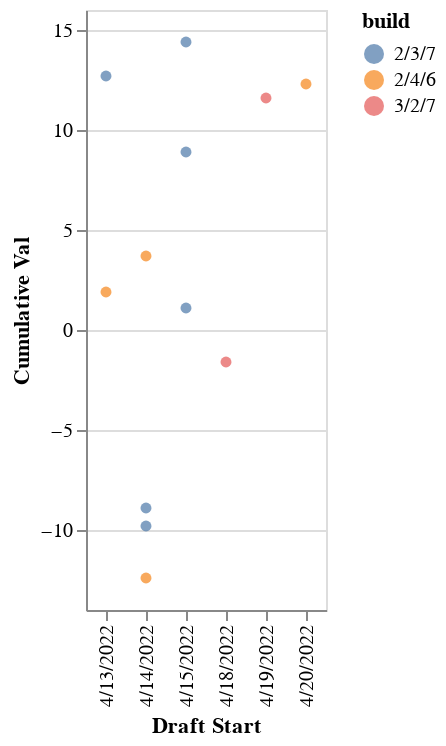

The notebook cell saved with this chart:
### Markdown cell above
#### To use while drafting

### Code cell
#Use of build and player search functions
players_to_search = ['Zach Wilson', 'Garrett Wilson']
build = builds_with_players(players_to_search)

### Figure 1 — Vega-Lite specification as saved in the notebook (floating-point values rounded to 4 significant figures)
{"config": {"view": {"continuousWidth": 400, "continuousHeight": 300}}, "data": {"name": "data-11343303ab83570cb12f01aec4d2d75f"}, "mark": {"type": "circle", "size": 30}, "encoding": {"color": {"field": "build", "type": "nominal"}, "tooltip": [{"field": "Draft Start", "type": "nominal"}, {"field": "Team", "type": "quantitative"}, {"field": "build", "type": "nominal"}, {"field": "Cumulative Val", "type": "quantitative"}], "x": {"field": "Draft Start", "type": "nominal"}, "y": {"field": "Cumulative Val", "type": "quantitative"}}, "selection": {"selector015": {"type": "interval", "bind": "scales", "encodings": ["x", "y"]}}, "$schema": "https://vega.github.io/schema/vega-lite/v4.17.0.json", "datasets": {"data-11343303ab83570cb12f01aec4d2d75f": [{"Team": 5.0, "Draft Start": "4/13/2022", "Cumulative Val": 1.9, "build": "2/4/6", "Players": "Javonte Williams, Jaylen Waddle, Zach Wilson, Mac Jones, Garrett Wilson, Rondale Moore, Chris Olave, Nico Collins, Jahan Dotson, Isaiah Spiller, Rachaad White, Trey Sermon"}, {"Team": 15.0, "Draft Start": "4/13/2022", "Cumulative Val": 12.7, "build": "2/3/7", "Players": "Javonte Williams, Jaylen Waddle, Zach Wilson, Travis Etienne, Garrett Wilson, Davis Mills, Rondale Moore, Skyy Moore, Nico Collins, Khalil Herbert, Christian Watson, Amari Rodgers"}, {"Team": 20.0, "Draft Start": "4/14/2022", "Cumulative Val": 3.7, "build": "2/4/6", "Players": "Jamar Chase, Trevor Lawrence, Zach Wilson, Devonta Smith, Garrett Wilson, Michael Carter, Rondale Moore, George Pickens, Nico Collins, Brian Robinson Jr., Kenneth Gainwell, Trey Sermon"}, {"Team": 23.0, "Draft Start": "4/14/2022", "Cumulative Val": -9.8, "build": "2/3/7", "Players": "Jamar Chase, Breece Hall, Zach Wilson, Garrett Wilson, Drake London, Treylon Burks, Rashod Bateman, George Pickens, Jahan Dotson, Kenneth Gainwell, Trey Sermon, Matt Corral"}, {"Team": 27.0, "Draft Start": "4/14/2022", "Cumulative Val": -8.9, "build": "2/3/7", "Players": "Jamar Chase, Trevor Lawrence, Zach Wilson, Elijah Mitchell, Garrett Wilson, Kenneth Walker, Rondale Moore, Jahan Dotson, Nico Collins, Zamir White, Joshua Palmer, Calvin Austin"}, {"Team": 31.0, "Draft Start": "4/14/2022", "Cumulative Val": -12.4, "build": "2/4/6", "Players": "Jamar Chase, Breece Hall, Zach Wilson, Garrett Wilson, Davis Mills, Rashod Bateman, Chris Olave, Rhamondre Stevenson, Nico Collins, Brian Robinson Jr., Kenneth Gainwell, Dyami Brown"}, {"Team": 40.0, "Draft Start": "4/15/2022", "Cumulative Val": 1.1, "build": "2/3/7", "Players": "Javonte Williams, Trey Lance, Zach Wilson, Elijah Moore, Garrett Wilson, Kadarius Toney, Rondale Moore, Jahan Dotson, Christian Watson, Khalil Herbert, Brian Robinson Jr., Dyami Brown"}, {"Team": 42.0, "Draft Start": "4/15/2022", "Cumulative Val": 14.4, "build": "2/3/7", "Players": "Javonte Williams, Jaylen Waddle, Zach Wilson, Devonta Smith, Garrett Wilson, Davis Mills, Kadarius Toney, Rondale Moore, Skyy Moore, Joshua Palmer, Trey Sermon, James Cook"}, {"Team": 51.0, "Draft Start": "4/15/2022", "Cumulative Val": 8.9, "build": "2/3/7", "Players": "Javonte Williams, Trevor Lawrence, Zach Wilson, Devonta Smith, Garrett Wilson, Kenneth Walker, Rondale Moore, Skyy Moore, Jahan Dotson, Nico Collins, Brian Robinson Jr., John Metchie"}, {"Team": 69.0, "Draft Start": "4/18/2022", "Cumulative Val": -1.6, "build": "3/2/7", "Players": "Najee Harris, Breece Hall, Zach Wilson, Elijah Moore, Garrett Wilson, Treylon Burks, Rashod Bateman, George Pickens, Nico Collins, Kenny Pickett, Desmond Ridder, Dyami Brown"}, {"Team": 84.0, "Draft Start": "4/19/2022", "Cumulative Val": 11.6, "build": "3/2/7", "Players": "Javonte Williams, Najee Harris, Zach Wilson, Amon-Ra St. Brown, Drake London, Garrett Wilson, Treylon Burks, George Pickens, Nico Collins, Matt Corral, Joshua Palmer, Sam Howell"}, {"Team": 102.0, "Draft Start": "4/20/2022", "Cumulative Val": 12.3, "build": "2/4/6", "Players": "Trey Lance, Jaylen Waddle, Elijah Moore, Zach Wilson, Garrett Wilson, Michael Carter, Rashod Bateman, George Pickens, Isaiah Spiller, Christian Watson, Trey Sermon, Brian Robinson Jr."}]}}
